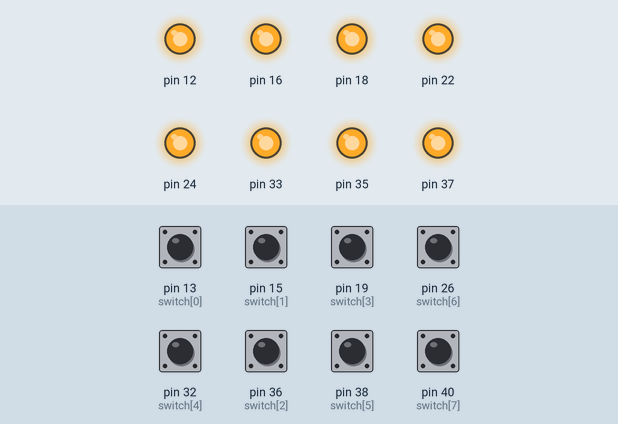
Simulated run of this program. Board: Raspberry Pi (header pin numbers). On the bench: output pins drawn as LEDs (lit = HIGH). The test bench sets the inputs (shaded band); at power-on: pin 13 (switch[0]), pin 15 (switch[1]), pin 19 (switch[3]), pin 26 (switch[6]), pin 32 (switch[4]), pin 36 (switch[2]), pin 38 (switch[5]), pin 40 (switch[7]) HIGH.

Above: at 1.2 s.
1.3 s: pin 13 (switch[0]) pulled LOW for 0.15 s
At 1.37 s:
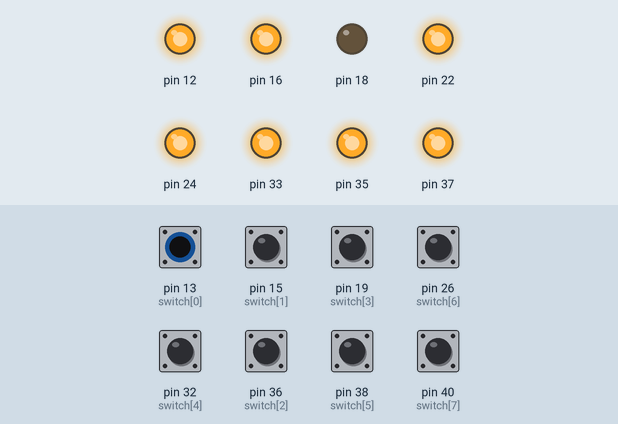
2.9 s: pin 15 (switch[1]) pulled LOW for 0.15 s
At 2.97 s:
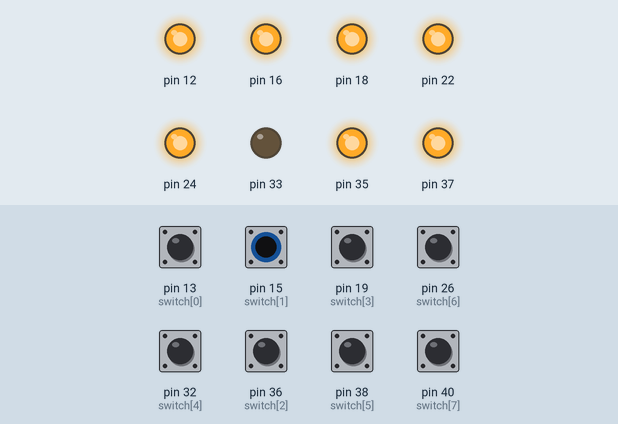
4.5 s: pin 19 (switch[3]) pulled LOW for 0.15 s
At 4.57 s:
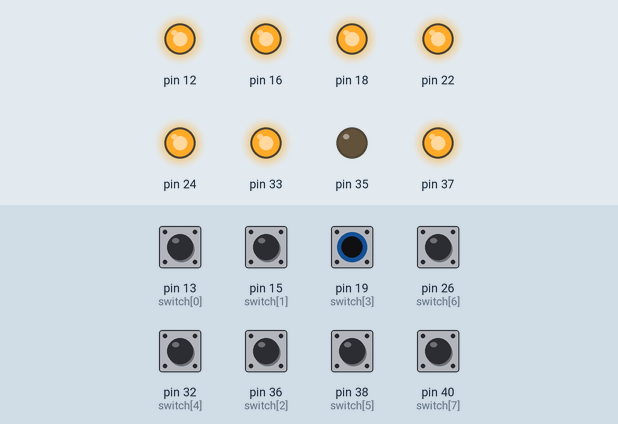
6.1 s: pin 26 (switch[6]) pulled LOW for 0.15 s
At 6.17 s:
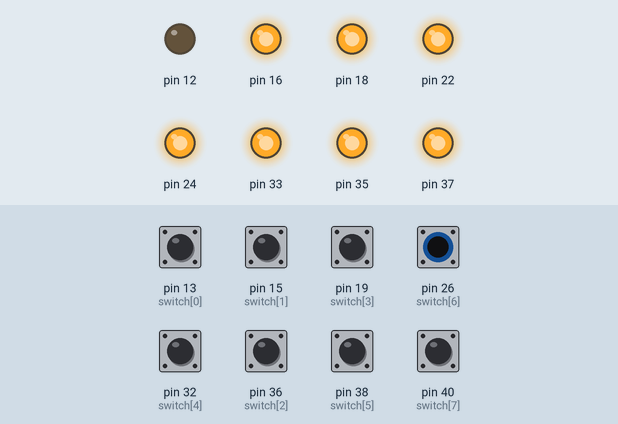
7.7 s: pin 32 (switch[4]) pulled LOW for 0.15 s
At 7.77 s:
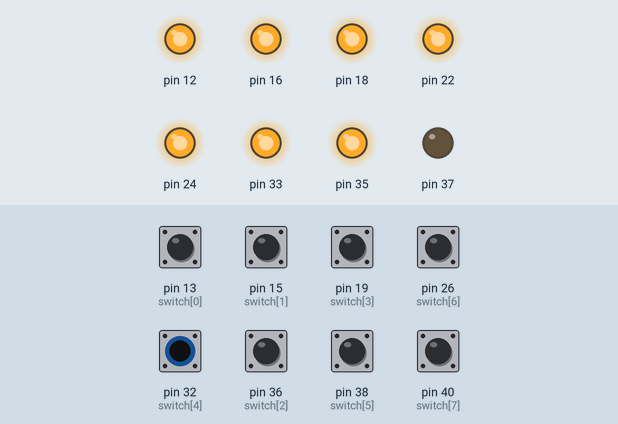
9.3 s: pin 36 (switch[2]) pulled LOW for 0.15 s
At 9.37 s:
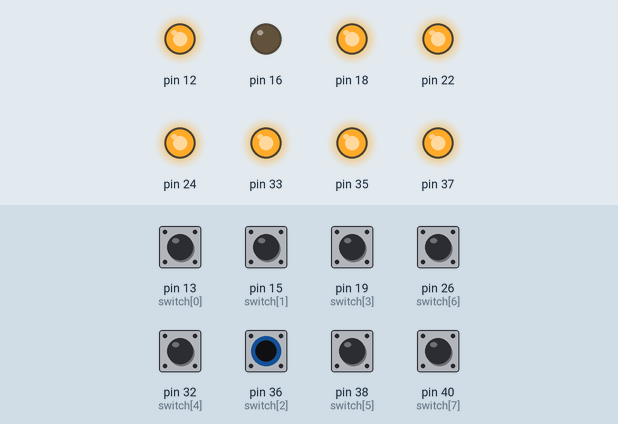
Timing chart, 0 to 11.9 s (numbered marks = the images above; inputs shaded):
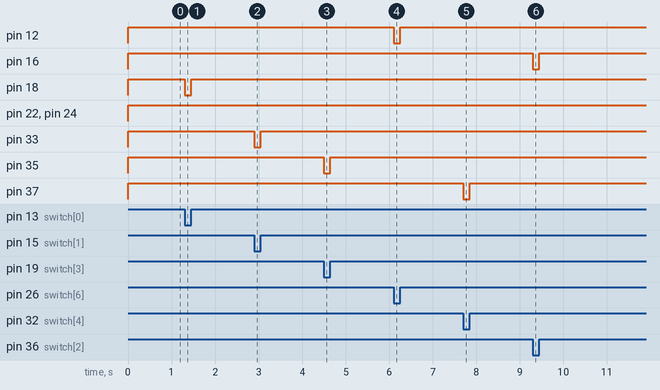

Measured:
- after the input at 1.3 s, pin 18: HIGH → LOW at once, → HIGH 0.15 s later
- after the input at 2.9 s, pin 33: HIGH → LOW at once, → HIGH 0.15 s later
- after the input at 4.5 s, pin 35: HIGH → LOW at once, → HIGH 0.15 s later
- after the input at 6.1 s, pin 12: HIGH → LOW at once, → HIGH 0.15 s later
- after the input at 7.7 s, pin 37: HIGH → LOW at once, → HIGH 0.15 s later
- after the input at 9.3 s, pin 16: HIGH → LOW at once, → HIGH 0.15 s later

The program:

ledlogic.py
```python
###########################################################
#SWITCHES and LED's interface with Raspberry pi-3
#Compony Name- Logsun Systems
#Developer- Yogesh Gunjal
###########################################################
import RPi.GPIO as GPIO	#import GPIO library
import time			#import time for time delay

GPIO.setmode(GPIO.BOARD)	#set GPIO as BOARD pins

GPIO.setup(18, GPIO.OUT)	#set LED-1 as output pin-18
GPIO.setup(33, GPIO.OUT)	#set LED-2 as output pin-33
GPIO.setup(16, GPIO.OUT)	#set LED-3 as output pin-16
GPIO.setup(35, GPIO.OUT)	#set LED-4 as output pin-35
GPIO.setup(37, GPIO.OUT)	#set LED-5 as output pin-37
GPIO.setup(24, GPIO.OUT)	#set LED-6 as output pin-24
GPIO.setup(12, GPIO.OUT)	#set LED-7 as output pin-12
GPIO.setup(22, GPIO.OUT)	#set LED-8 as output pin-22

#set switches pins in a array-
switch=[13, 15, 36, 19, 32, 38, 26, 40]

#set swictch pins as input and internally pull-up
for i in range(8):
	GPIO.setup(switch[i], GPIO.IN, pull_up_down=GPIO.PUD_UP)

while(True):
	for i in range(8):
		if GPIO.input(switch[0])==0:	#switch-1==0
			GPIO.output(18, GPIO.LOW)	#LED-1 LOW
		else:
			GPIO.output(18, GPIO.HIGH)	#LED-1 HIGH

		if GPIO.input(switch[1])==0:	#switch-2==0
			GPIO.output(33, GPIO.LOW)	#LED-2 LOW
		else:
			GPIO.output(33, GPIO.HIGH)	#LED-2 HIGH

		if GPIO.input(switch[2])==0:	#switch-3==0
			GPIO.output(16, GPIO.LOW)	#LED-3 LOW
		else:
			GPIO.output(16, GPIO.HIGH)	#LED-3 HIGH

		if GPIO.input(switch[3])==0:	#switch-4==0
			GPIO.output(35, GPIO.LOW)	#LED-4 LOW
		else:
			GPIO.output(35, GPIO.HIGH)	#LED-4 HIGH

		if GPIO.input(switch[4])==0:	#switch-5==0
			GPIO.output(37, GPIO.LOW)	#LED-5 LOW
		else:
			GPIO.output(37, GPIO.HIGH)	#LED-5 HIGH

		if GPIO.input(switch[5])==0:	#switch-6==0
			GPIO.output(24, GPIO.LOW)	#LED-6 LOW
		else:
			GPIO.output(24, GPIO.HIGH)	#LED-6 HIGH

		if GPIO.input(switch[6])==0:	#switch-7==0
			GPIO.output(12, GPIO.LOW)	#LED-7 LOW
		else:
			GPIO.output(12, GPIO.HIGH)	#LED-7 HIGH

		if GPIO.input(switch[7])==0:	#switch-8==0
			GPIO.output(22, GPIO.LOW)	#LED-8 LOW
		else:
			GPIO.output(22, GPIO.HIGH)	#LED-8 HIGH

GPIO.cleanup()
```
